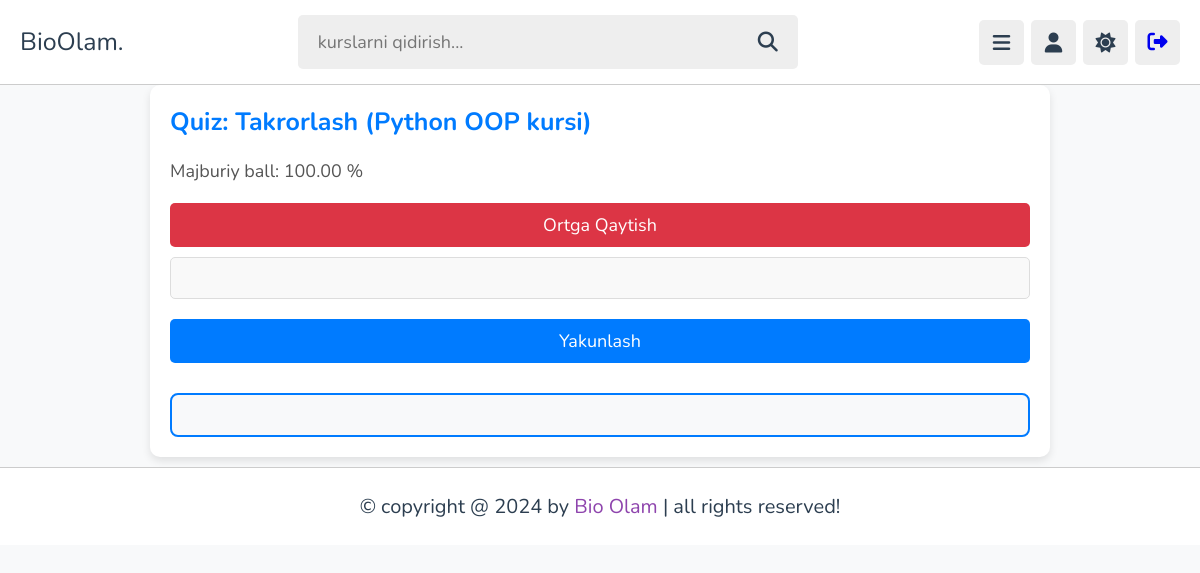
Screenshot of /courses/playlists/quiz/3/ (signed in) with the database file from the repository.
### quiz_app/models.py (models this page shows, shortened)
class Quiz(models.Model):
    name = models.CharField(max_length=150)
    description = models.TextField(
        default="Another quiz!",
        blank=True,
        null=True
    )
    date = models.DateTimeField(
        auto_now_add=True,
        blank=True,
        null=True
    )
    subcategory = models.ForeignKey(
        Subcategory,
        on_delete=models.SET_NULL,
        help_text="Viktorina baholanadigan mavzu",
        null=True,
        blank=True,
        related_name="quizes" # The way we reference the quiz using a Topic object
    )
    teacher = models.ForeignKey(
        User,
        on_delete=models.CASCADE,
        related_name='quizzes',  # O'qituvchi orqali quizlarga murojaat qilish
        help_text="Viktorinani yaratgan o'qituvchi",
        default=None,
    )
    number_of_questions = models.IntegerField()
    time = models.IntegerField(
        help_text="Viktorinaning davomiyligi (daqiqalarda)"
    )
    required_score = models.DecimalField(
        help_text="Viktorinadan o'tish uchun necha foiz ball kerak bo'ladi",
        max_digits=6,
        decimal_places=2,
        validators=PERCENTAGE_VALIDATOR
    )
    difficulty = models.CharField(
        help_text="Viktorinaning qiyinligi",
        max_length=6,
        choices=DIFFICULTY_CHOICES
    )
    class Meta:
        verbose_name_plural = "Quizes"

### courses/models.py (models this page shows, shortened)
class Subcategory(models.Model):
    class CourseType(models.TextChoices):
        Free = "Free", "Free"
        Paid = "Paid", "Paid"
    category = models.ForeignKey(
        Category,
        on_delete=models.CASCADE,
        related_name='subcategories'
    )
    teacher = models.ForeignKey(
        'users.Teachers',
        on_delete=models.CASCADE,
        related_name='subcategories'
    )
    course_type = models.CharField(
        max_length=200,
        choices=CourseType.choices,
        default=CourseType.Free
    )
    name = models.CharField(max_length=100)
    descriptions = models.TextField()
    image = models.ImageField(
        upload_to="subcategory/",
        blank=True,
        null=True
    )
    created_at = models.DateTimeField(auto_now_add=True)
    student_count = models.IntegerField(default=0)
    course_duration = models.IntegerField(default=0)
    videos_count = models.IntegerField(default=0)
    is_payment = models.BooleanField(default=False)
    old_price = models.IntegerField(default=0)
    price = models.BigIntegerField(default=0)

### quiz_app/views.py (the view)
# urls.py: path('courses/playlists/quiz/<int:id>/', quiz_detail_view, name='quiz_detail_view'),
def quiz_detail_view(request, id):
    quiz = get_object_or_404(Quiz, pk=id)
    context = {
        'quiz': quiz
    }
    return render(request, 'quiz/detail.html', context)

### users/context_processor.py (called while the page is built)
def get_user(request):
    user = request.user
    context = {
        'user': user,
    }
    return context

### templates/quiz/detail.html (shortened to what this page needs)
{% extends 'base.html' %}
{% load static %}
{% block head %}
<link rel="stylesheet" href="{% static 'css/quiz.css' %}">
<link rel="stylesheet" href="https://cdn.jsdelivr.net/npm/sweetalert2@11/dist/sweetalert2.min.css">
{% endblock head %}
{% block content %}
<div class="container-quiz1">
  <div class="container-quiz">
    <h1>Quiz: {{quiz.name}} ({{ quiz.subcategory.name }})</h1>
  </div>
  <div class="row">
      <div class="col">
          <div class="text-secondary my-auto" id="score-box">
              <p>Majburiy ball: {{quiz.required_score}} %</p>
          </div>
      </div>
  </div>
  <div class="py-3">
      <a href="{% url "playlists_view" quiz.subcategory.id %}" class="btn btn-danger">
          Ortga qaytish
      </a>
  </div>
  <form class="mt-3" id="quiz-form">
      <div id="quiz-box"></div>
      <div class="text-center py-3">
          <button type="submit" class="mt-4 btn btn-primary btn-lg">Yakunlash</button>
      </div>
  </form>
  <div id="result-box"></div>
</div>
{% endblock content %}

### static/css/style.css (style rules this page uses)
:root { --main-color:#8e44ad; --red:#e74c3c; --orange:#f39c12; --light-color:#888; --light-bg:#eee; --black:#2c3e50; --white:#fff; --border:.1rem solid rgba(0,0,0,.2); }
* { font-family: 'Nunito', sans-serif; margin:0; padding:0; box-sizing: border-box; outline: none; border:none; text-decoration: none; }
html { font-size: 62.5%; overflow-x: hidden; }
body { background-color: var(--light-bg); padding-left: 30rem; }
.inline-btn, .inline-option-btn, .inline-delete-btn, .btn, .delete-btn, .option-btn { border-radius: .5rem; color:#fff; font-size: 1.8rem; cursor: pointer; text-transform: capitalize; padding:1rem 3rem; text-align: center; margin-top: 1rem; }
.btn, .delete-btn, .option-btn { display: block; width: 100%; }
.btn, .inline-btn { background-color: var(--main-color); }
@media (max-width:1200px) { body { padding-left: 0; } }

### static/css/quiz.css (style rules this page uses)
body { background-color: #f8f9fa; font-family: 'Arial', sans-serif; color: #333; }
.container-quiz1 { max-width: 900px; margin: 0 auto; padding: 20px; background-color: #fff; box-shadow: 0 4px 8px rgba(0, 0, 0, 0.1); border-radius: 10px; }
.container-quiz h1 { font-size: 2.5rem; font-weight: bold; color: #007bff; margin-bottom: 20px; }
#score-box p { font-size: 18px; color: #555; }
.py-3 { padding-top: 1rem !important; padding-bottom: 1rem !important; }
#quiz-box { padding: 20px; border: 1px solid #ddd; border-radius: 5px; background-color: #f9f9f9; }
#result-box { margin-top: 20px; padding: 20px; border: 2px solid #007bff; border-radius: 8px; background-color: #f8f9fa; }
.btn-primary { background-color: #007bff; border-color: #007bff; }
.btn-danger { background-color: #dc3545; border-color: #dc3545; }
.text-secondary { color: #6c757d !important; }
.text-center { text-align: center !important; }

### rows the page displays
Quiz: name "Takrorlash", subcategory.name "Python OOP kursi", required_score "100.00"
